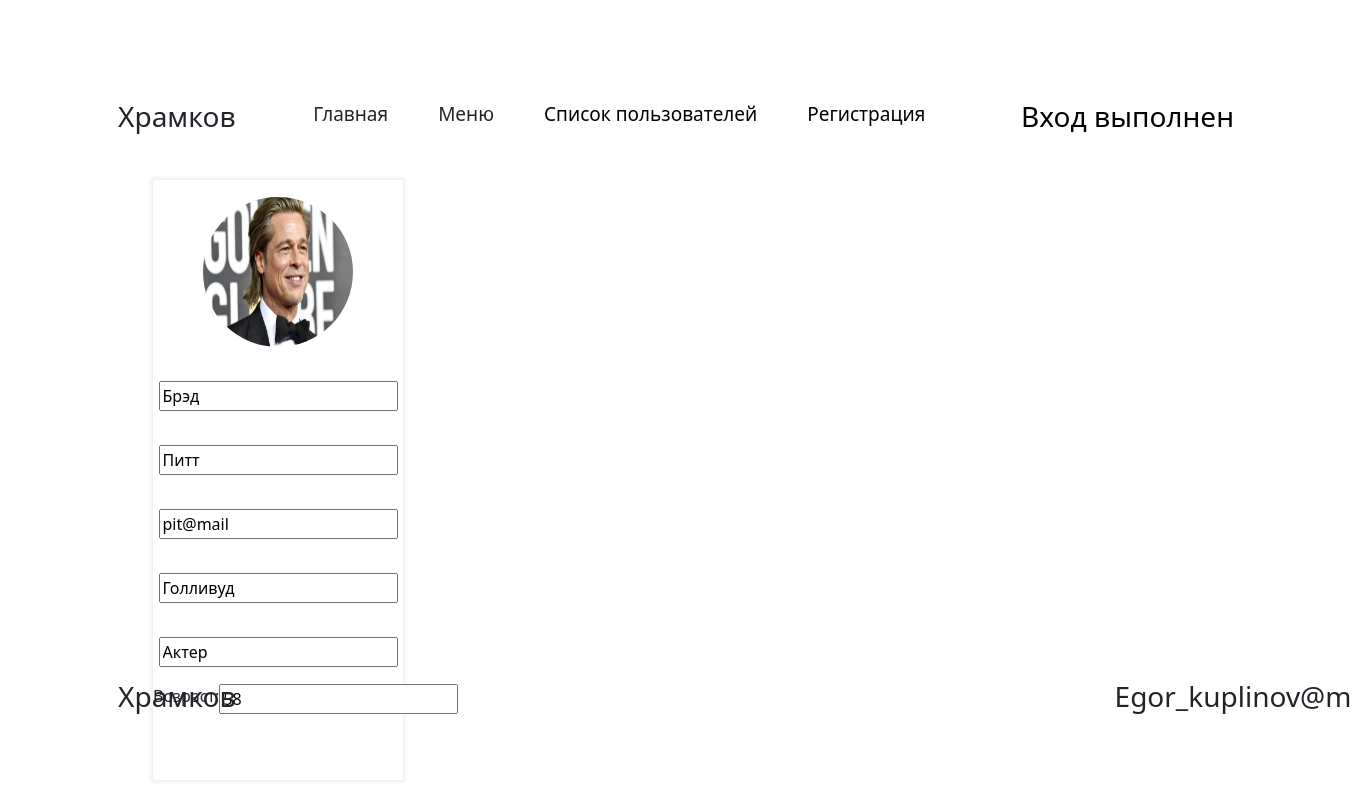
Page /account/?user=pit@mail (signed in) on the committed database.
### tables this page shows
CREATE TABLE users (
id integer PRIMARY KEY AUTOINCREMENT,
name text NOT NULL,
surname text NOT NULL,
email text NOT NULL,
age integer NOT NULL,
worked text NOT NULL,
post text NOT NULL,
password text NOT NULL,
photo string128 NOT NULL,
role text NOT NULL
);

### ex3.py (the view, shortened to what this page needs)
@app.route('/account/', methods=['POST', 'GET'])
def account():
    is_adm = False
    db = get_db()
    dbase = FDataBase(db)
    form1 = loginform.LoginForm()
    if 'login' in session:
        user = dbase.getUserByEmail(request.args.get('user'))
        if user:
            if(dbase.getUser(session['_user_id'])[9] == 'Админ'):
                is_adm = True
            return render_template('account.html', user=user, id_sess=session['_user_id'], is_adm=is_adm)
        else:
            abort(404)
    else:
        return render_template('auth.html', form=form1)

### loginform.py
class LoginForm(FlaskForm):
    username = StringField('Username', validators=[DataRequired()])
    password = PasswordField('Password', validators=[DataRequired()])

### FDataBase.py (called while the page is built)
    def getUser(self, userId):
        try:
            self.__cur.execute(f"SELECT * FROM users WHERE id = {userId} LIMIT 1")
            res = self.__cur.fetchone()
            if res:
                return res
        except sqlite3.Error as e:
            print("Ошибка получения пользователя из БД "+str(e))
        return(False, False)

    def getUserByEmail(self, email):
        try:
            self.__cur.execute(f"SELECT * FROM users WHERE email = '{email}'")
            res = self.__cur.fetchone()
            if res:
                return res
        except sqlite3.Error as e:
            print("Ошибка получения пользователя из БД "+str(e))
        return(False)

### UserLogin.py (called while the page is built)
    def fromDB(self, user_id, db):
        self.__user = db.getUser(user_id)
        return self

### ex3.py (called while the page is built)
def connect_db():
    conn = sqlite3.connect(app.config['DATABASE'])
    conn.row_factory = sqlite3.Row
    return conn

def get_db():
    if not hasattr(g, 'link_db'):
        g.link_db = connect_db()
    return g.link_db

@login_manager.user_loader
def load_user(user_id):
    db = get_db()
    dbase = FDataBase(db)
    return UserLogin().fromDB(user_id, dbase)

### templates/account.html (shortened to what this page needs)
{% extends 'main.html' %}
{% block body %}
        <form class="for_users2" method="POST">
                        <img src="{{ url_for('static', filename = 'photos/'+user[8]) }}"/>
                        <input type="text" value="{{user[1]}}" name="names" class="edit_text" {% if user[0]|string() != id_sess and is_adm == False %}readonly="True"{% endif %}>
                        <input type="text" value="{{user[2]}}" name="surname" class="edit_text" {% if user[0]|string() != id_sess and is_adm == False %}readonly="True"{% endif %}>
                        <input type="email" value="{{user[3]}}" name="mail" class="edit_text" readonly="True">
                        <input type="text" value="{{user[5]}}" name="work" class="edit_text" {% if user[0]|string() != id_sess and is_adm == False %}readonly="True"{% endif %}>
                        <input type="text" value="{{user[6]}}" name="post" class="edit_text" {% if user[0]|string() != id_sess and is_adm == False %}readonly="True"{% endif %}>
            <div class="input_age">
                        <label>Возраст:</label>
                        <input type="number" value="{{user[4]}}" name="age" class="edit_text" {% if user[0]|string() != id_sess and is_adm == False %}readonly="True"{% endif %}>
            </div>
        </form>
{% endblock %}

### static/css/style.css (style rules this page uses)
body { background-color: #FFFFFF; }
.for_users2 { margin: 0 35px; width: 250px; height: 600px; background-color: white; box-shadow: 0px 0px 4px 2px rgba(0, 0, 0, 0.07); display: flex; flex-direction: column; }
.for_users2 > * { margin: 17px auto; }
.for_users2 img { width: 150px; height: 150px; border-radius: 90px; background-size: cover; }
.input_age { display: flex; margin: 0 auto; }

### rows in the picture
users: photo (picture), names "Брэд", surname "Питт", mail "pit@mail", work "Голливуд", post "Актер", age "58"
